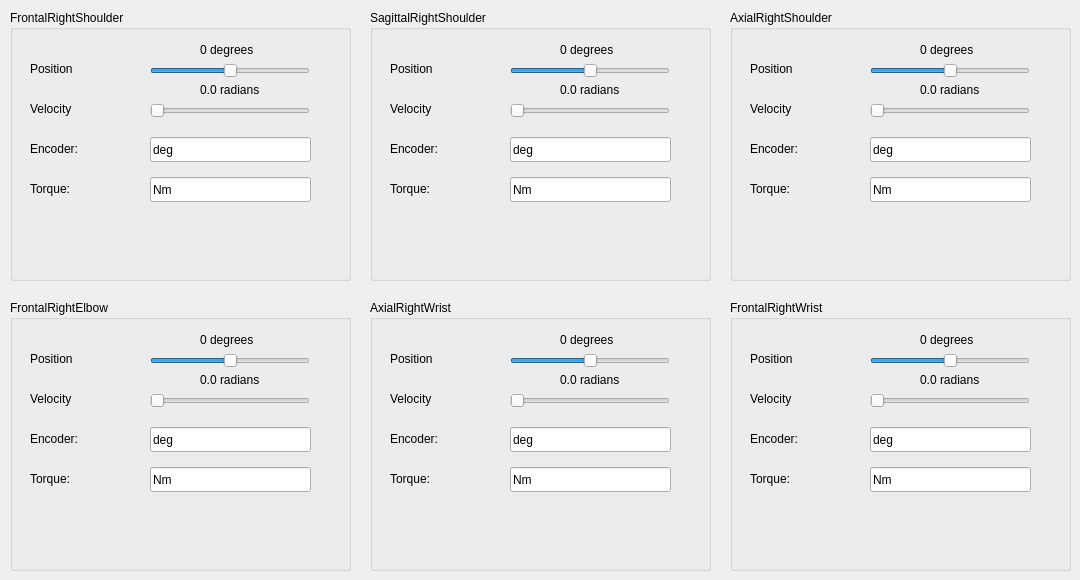
   <widget class="QWidget" name="rightArm_tab">
    <attribute name="title">
     <string>/rightArm</string>
    </attribute>
    <widget class="QGroupBox" name="frontalRightShoulder_groupBox">
     <property name="geometry">
      <rect>
       <x>10</x>
       <y>10</y>
       <width>341</width>
       <height>271</height>
      </rect>
     </property>
     <property name="title">
      <string>FrontalRightShoulder</string>
     </property>
     <widget class="QLabel" name="velocityFrontalRightShoulder_label">
      <property name="geometry">
       <rect>
        <x>20</x>
        <y>90</y>
        <width>67</width>
        <height>17</height>
       </rect>
      </property>
      <property name="text">
       <string>Velocity</string>
      </property>
     </widget>
     <widget class="QSlider" name="positionFrontalRightShoulder_slider">
      <property name="geometry">
       <rect>
        <x>140</x>
        <y>53</y>
        <width>160</width>
        <height>16</height>
       </rect>
      </property>
      <property name="maximum">
       <number>180</number>
      </property>
      <property name="sliderPosition">
       <number>90</number>
      </property>
      <property name="orientation">
       <enum>Qt::Horizontal</enum>
      </property>
     </widget>
     <widget class="QSlider" name="velocityFrontalRightShoulder_slider">
      <property name="geometry">
       <rect>
        <x>140</x>
        <y>93</y>
        <width>160</width>
        <height>16</height>
       </rect>
      </property>
      <property name="maximum">
       <number>100</number>
      </property>
      <property name="orientation">
       <enum>Qt::Horizontal</enum>
      </property>
     </widget>
     <widget class="QLabel" name="positionFrontalRightShoulder_label">
      <property name="geometry">
       <rect>
        <x>20</x>
        <y>50</y>
        <width>67</width>
        <height>17</height>
       </rect>
      </property>
      <property name="text">
       <string>Position</string>
      </property>
     </widget>
     <widget class="QLabel" name="velocityValueFrontalRightShoulder_label">
      <property name="geometry">
       <rect>
        <x>190</x>
        <y>70</y>
        <width>111</width>
        <height>20</height>
       </rect>
      </property>
      <property name="text">
       <string>0.0 radians</string>
      </property>
     </widget>
     <widget class="QLabel" name="positionValueFrontalRightShoulder_label">
      <property name="geometry">
       <rect>
        <x>190</x>
        <y>30</y>
        <width>111</width>
        <height>20</height>
       </rect>
      </property>
      <property name="text">
       <string>0 degrees</string>
      </property>
     </widget>
     <widget class="QLabel" name="torqueFrontalRightShoulder_label">
      <property name="geometry">
       <rect>
        <x>20</x>
        <y>170</y>
        <width>67</width>
        <height>17</height>
       </rect>
      </property>
      <property name="text">
       <string>Torque:</string>
      </property>
     </widget>
     <widget class="QLabel" name="encoderFrontalRightShoulder_label">
      <property name="geometry">
       <rect>
        <x>20</x>
        <y>130</y>
        <width>67</width>
        <height>17</height>
       </rect>
      </property>
      <property name="text">
       <string>Encoder:</string>
      </property>
     </widget>
     <widget class="QLineEdit" name="encoderFrontalRightShoulder_lineEdit">
      <property name="geometry">
       <rect>
        <x>140</x>
        <y>127</y>
        <width>161</width>
        <height>25</height>
       </rect>
      </property>
      <property name="text">
       <string>deg</string>
      </property>
     </widget>
     <widget class="QLineEdit" name="torqueFrontalRightShoulder_lineEdit">
      <property name="geometry">
       <rect>
        <x>140</x>
        <y>167</y>
        <width>161</width>
        <height>25</height>
       </rect>
      </property>
      <property name="text">
       <string>Nm</string>
      </property>
     </widget>
    </widget>
    <widget class="QGroupBox" name="sagittalRightShoulder_groupBox">
     <property name="geometry">
      <rect>
       <x>370</x>
       <y>10</y>
       <width>341</width>
       <height>271</height>
      </rect>
     </property>
     <property name="title">
      <string>SagittalRightShoulder</string>
     </property>
     <widget class="QLabel" name="velocitySagittalRightShoulder_label">
      <property name="geometry">
       <rect>
        <x>20</x>
        <y>90</y>
        <width>67</width>
        <height>17</height>
       </rect>
      </property>
      <property name="text">
       <string>Velocity</string>
      </property>
     </widget>
     <widget class="QSlider" name="positionSagittalRightShoulder_slider">
      <property name="geometry">
       <rect>
        <x>140</x>
        <y>53</y>
        <width>160</width>
        <height>16</height>
       </rect>
      </property>
      <property name="maximum">
       <number>180</number>
      </property>
      <property name="sliderPosition">
       <number>90</number>
      </property>
      <property name="orientation">
       <enum>Qt::Horizontal</enum>
      </property>
     </widget>
     <widget class="QSlider" name="velocitySagittalRightShoulder_slider">
      <property name="geometry">
       <rect>
        <x>140</x>
        <y>93</y>
        <width>160</width>
        <height>16</height>
       </rect>
      </property>
      <property name="maximum">
       <number>100</number>
      </property>
      <property name="orientation">
       <enum>Qt::Horizontal</enum>
      </property>
     </widget>
     <widget class="QLabel" name="positionSagittalRightShoulder_label">
      <property name="geometry">
       <rect>
        <x>20</x>
        <y>50</y>
        <width>67</width>
        <height>17</height>
       </rect>
      </property>
      <property name="text">
       <string>Position</string>
      </property>
     </widget>
     <widget class="QLabel" name="velocityValueSagittalRightShoulder_label">
      <property name="geometry">
       <rect>
        <x>190</x>
        <y>70</y>
        <width>111</width>
        <height>20</height>
       </rect>
      </property>
      <property name="text">
       <string>0.0 radians</string>
      </property>
     </widget>
     <widget class="QLabel" name="positionValueSagittalRightShoulder_label">
      <property name="geometry">
       <rect>
        <x>190</x>
        <y>30</y>
        <width>111</width>
        <height>20</height>
       </rect>
      </property>
      <property name="text">
       <string>0 degrees</string>
      </property>
     </widget>
     <widget class="QLabel" name="torqueSagittalRightShoulder_label">
      <property name="geometry">
       <rect>
        <x>20</x>
        <y>170</y>
        <width>67</width>
        <height>17</height>
       </rect>
      </property>
      <property name="text">
       <string>Torque:</string>
      </property>
     </widget>
     <widget class="QLabel" name="encoderSagittalRightShoulder_label">
      <property name="geometry">
       <rect>
        <x>20</x>
        <y>130</y>
        <width>67</width>
        <height>17</height>
       </rect>
      </property>
      <property name="text">
       <string>Encoder:</string>
      </property>
     </widget>
     <widget class="QLineEdit" name="encoderSagittalRightShoulder_lineEdit">
      <property name="geometry">
       <rect>
        <x>140</x>
        <y>127</y>
        <width>161</width>
        <height>25</height>
       </rect>
      </property>
      <property name="text">
       <string>deg</string>
      </property>
     </widget>
     <widget class="QLineEdit" name="torqueSagittalRightShoulder_lineEdit">
      <property name="geometry">
       <rect>
        <x>140</x>
        <y>167</y>
        <width>161</width>
        <height>25</height>
       </rect>
      </property>
      <property name="text">
       <string>Nm</string>
      </property>
     </widget>
    </widget>
    <widget class="QGroupBox" name="axialRightShoulder_groupBox">
     <property name="geometry">
      <rect>
       <x>730</x>
       <y>10</y>
       <width>341</width>
       <height>271</height>
      </rect>
     </property>
     <property name="title">
      <string>AxialRightShoulder</string>
     </property>
     <widget class="QLabel" name="velocityAxialRightShoulder_label">
      <property name="geometry">
       <rect>
        <x>20</x>
        <y>90</y>
        <width>67</width>
        <height>17</height>
       </rect>
      </property>
      <property name="text">
       <string>Velocity</string>
      </property>
     </widget>
     <widget class="QSlider" name="positionAxialRightShoulder_slider">
      <property name="geometry">
       <rect>
        <x>140</x>
        <y>53</y>
        <width>160</width>
        <height>16</height>
       </rect>
      </property>
      <property name="maximum">
       <number>180</number>
      </property>
      <property name="sliderPosition">
       <number>90</number>
      </property>
      <property name="orientation">
       <enum>Qt::Horizontal</enum>
      </property>
     </widget>
     <widget class="QLabel" name="positionAxialRightShoulder_label">
      <property name="geometry">
       <rect>
        <x>20</x>
        <y>50</y>
        <width>67</width>
        <height>17</height>
       </rect>
      </property>
      <property name="text">
       <string>Position</string>
      </property>
     </widget>
     <widget class="QSlider" name="velocityAxialRightShoulder_slider">
      <property name="geometry">
       <rect>
        <x>140</x>
        <y>93</y>
        <width>160</width>
        <height>16</height>
       </rect>
      </property>
      <property name="maximum">
       <number>100</number>
      </property>
      <property name="orientation">
       <enum>Qt::Horizontal</enum>
      </property>
     </widget>
     <widget class="QLabel" name="positionValueAxialRightShoulder_label">
      <property name="geometry">
       <rect>
        <x>190</x>
        <y>30</y>
        <width>111</width>
        <height>20</height>
       </rect>
      </property>
      <property name="text">
       <string>0 degrees</string>
      </property>
     </widget>
     <widget class="QLabel" name="velocityValueAxialRightShoulder_label">
      <property name="geometry">
       <rect>
        <x>190</x>
        <y>70</y>
        <width>111</width>
        <height>20</height>
       </rect>
      </property>
      <property name="text">
       <string>0.0 radians</string>
      </property>
     </widget>
     <widget class="QLabel" name="torqueAxialRightShoulder_label">
      <property name="geometry">
       <rect>
        <x>20</x>
        <y>170</y>
        <width>67</width>
        <height>17</height>
       </rect>
      </property>
      <property name="text">
       <string>Torque:</string>
      </property>
     </widget>
     <widget class="QLabel" name="encoderAxialRightShoulder_label">
      <property name="geometry">
       <rect>
        <x>20</x>
        <y>130</y>
        <width>67</width>
        <height>17</height>
       </rect>
      </property>
      <property name="text">
       <string>Encoder:</string>
      </property>
     </widget>
     <widget class="QLineEdit" name="encoderAxialRightShoulder_lineEdit">
      <property name="geometry">
       <rect>
        <x>140</x>
        <y>127</y>
        <width>161</width>
        <height>25</height>
       </rect>
      </property>
      <property name="text">
       <string>deg</string>
      </property>
     </widget>
     <widget class="QLineEdit" name="torqueAxialRightShoulder_lineEdit">
      <property name="geometry">
       <rect>
        <x>140</x>
        <y>167</y>
        <width>161</width>
        <height>25</height>
       </rect>
      </property>
      <property name="text">
       <string>Nm</string>
      </property>
     </widget>
    </widget>
    <widget class="QGroupBox" name="frontalRightElbow_groupBox">
     <property name="geometry">
      <rect>
       <x>10</x>
       <y>300</y>
       <width>341</width>
       <height>271</height>
      </rect>
     </property>
     <property name="title">
      <string>FrontalRightElbow</string>
     </property>
     <widget class="QLabel" name="velocityFrontalRightElbow_label">
      <property name="geometry">
       <rect>
        <x>20</x>
        <y>90</y>
        <width>67</width>
        <height>17</height>
       </rect>
      </property>
      <property name="text">
       <string>Velocity</string>
      </property>
     </widget>
     <widget class="QLabel" name="positionFrontalRightElbow_label">
      <property name="geometry">
       <rect>
        <x>20</x>
        <y>50</y>
        <width>67</width>
        <height>17</height>
       </rect>
      </property>
      <property name="text">
       <string>Position</string>
      </property>
     </widget>
     <widget class="QSlider" name="velocityFrontalRightElbow_slider">
      <property name="geometry">
       <rect>
        <x>140</x>
        <y>93</y>
        <width>160</width>
        <height>16</height>
       </rect>
      </property>
      <property name="maximum">
       <number>100</number>
      </property>
      <property name="orientation">
       <enum>Qt::Horizontal</enum>
      </property>
     </widget>
     <widget class="QSlider" name="positionFrontalRightElbow_slider">
      <property name="geometry">
       <rect>
        <x>140</x>
        <y>53</y>
        <width>160</width>
        <height>16</height>
       </rect>
      </property>
      <property name="maximum">
       <number>180</number>
      </property>
      <property name="sliderPosition">
       <number>90</number>
      </property>
      <property name="orientation">
       <enum>Qt::Horizontal</enum>
      </property>
     </widget>
     <widget class="QLabel" name="velocityValueFrontalRightElbow_label">
      <property name="geometry">
       <rect>
        <x>190</x>
        <y>70</y>
        <width>111</width>
        <height>20</height>
       </rect>
      </property>
      <property name="text">
       <string>0.0 radians</string>
      </property>
     </widget>
     <widget class="QLabel" name="positionValueFrontalRightElbow_label">
      <property name="geometry">
       <rect>
        <x>190</x>
        <y>30</y>
        <width>111</width>
        <height>20</height>
       </rect>
      </property>
      <property name="text">
       <string>0 degrees</string>
      </property>
     </widget>
     <widget class="QLabel" name="torqueFrontalRightElbow_label">
      <property name="geometry">
       <rect>
        <x>20</x>
        <y>170</y>
        <width>67</width>
        <height>17</height>
       </rect>
      </property>
      <property name="text">
       <string>Torque:</string>
      </property>
     </widget>
     <widget class="QLabel" name="encoderFrontalRightElbow_label">
      <property name="geometry">
       <rect>
        <x>20</x>
        <y>130</y>
        <width>67</width>
        <height>17</height>
       </rect>
      </property>
      <property name="text">
       <string>Encoder:</string>
      </property>
     </widget>
     <widget class="QLineEdit" name="encoderFrontalRightElbow_lineEdit">
      <property name="geometry">
       <rect>
        <x>140</x>
        <y>127</y>
        <width>161</width>
        <height>25</height>
       </rect>
      </property>
      <property name="text">
       <string>deg</string>
      </property>
     </widget>
     <widget class="QLineEdit" name="torqueFrontalRightElbow_lineEdit">
      <property name="geometry">
       <rect>
        <x>140</x>
        <y>167</y>
        <width>161</width>
        <height>25</height>
       </rect>
      </property>
      <property name="text">
       <string>Nm</string>
      </property>
     </widget>
    </widget>
    <widget class="QGroupBox" name="axialRightWrist_groupBox">
     <property name="geometry">
      <rect>
       <x>370</x>
       <y>300</y>
       <width>341</width>
       <height>271</height>
      </rect>
     </property>
     <property name="title">
      <string>AxialRightWrist</string>
     </property>
     <widget class="QLabel" name="velocityAxialRightWrist_label">
      <property name="geometry">
       <rect>
        <x>20</x>
        <y>90</y>
        <width>67</width>
        <height>17</height>
       </rect>
      </property>
      <property name="text">
       <string>Velocity</string>
      </property>
     </widget>
     <widget class="QLabel" name="positionAxialRightWrist_label">
      <property name="geometry">
       <rect>
        <x>20</x>
        <y>50</y>
        <width>67</width>
        <height>17</height>
       </rect>
      </property>
      <property name="text">
       <string>Position</string>
      </property>
     </widget>
     <widget class="QSlider" name="positionAxialRightWrist_slider">
      <property name="geometry">
       <rect>
        <x>140</x>
        <y>53</y>
        <width>160</width>
        <height>16</height>
       </rect>
      </property>
      <property name="maximum">
       <number>180</number>
      </property>
      <property name="sliderPosition">
       <number>90</number>
      </property>
      <property name="orientation">
       <enum>Qt::Horizontal</enum>
      </property>
     </widget>
     <widget class="QSlider" name="velocityAxialRightWrist_slider">
      <property name="geometry">
       <rect>
        <x>140</x>
        <y>93</y>
        <width>160</width>
        <height>16</height>
       </rect>
      </property>
      <property name="maximum">
       <number>100</number>
      </property>
      <property name="orientation">
       <enum>Qt::Horizontal</enum>
      </property>
     </widget>
     <widget class="QLabel" name="velocityValueAxialRightWrist_label">
      <property name="geometry">
       <rect>
        <x>190</x>
        <y>70</y>
        <width>111</width>
        <height>20</height>
       </rect>
      </property>
      <property name="text">
       <string>0.0 radians</string>
      </property>
     </widget>
     <widget class="QLabel" name="positionValueAxialRightWrist_label">
      <property name="geometry">
       <rect>
        <x>190</x>
        <y>30</y>
        <width>111</width>
        <height>20</height>
       </rect>
      </property>
      <property name="text">
       <string>0 degrees</string>
      </property>
     </widget>
     <widget class="QLabel" name="torqueAxialRightWrist_label">
      <property name="geometry">
       <rect>
        <x>20</x>
        <y>170</y>
        <width>67</width>
        <height>17</height>
       </rect>
      </property>
      <property name="text">
       <string>Torque:</string>
      </property>
     </widget>
     <widget class="QLabel" name="encoderAxialRightWrist_label">
      <property name="geometry">
       <rect>
        <x>20</x>
        <y>130</y>
        <width>67</width>
        <height>17</height>
       </rect>
      </property>
      <property name="text">
       <string>Encoder:</string>
      </property>
     </widget>
     <widget class="QLineEdit" name="encoderAxialRightWrist_lineEdit">
      <property name="geometry">
       <rect>
        <x>140</x>
        <y>127</y>
        <width>161</width>
        <height>25</height>
       </rect>
      </property>
      <property name="text">
       <string>deg</string>
      </property>
     </widget>
     <widget class="QLineEdit" name="torqueAxialRightWrist_lineEdit">
      <property name="geometry">
       <rect>
        <x>140</x>
        <y>167</y>
        <width>161</width>
        <height>25</height>
       </rect>
      </property>
      <property name="text">
       <string>Nm</string>
      </property>
     </widget>
    </widget>
    <widget class="QGroupBox" name="frontalRightWrist_groupBox">
     <property name="geometry">
      <rect>
       <x>730</x>
       <y>300</y>
       <width>341</width>
       <height>271</height>
      </rect>
     </property>
     <property name="title">
      <string>FrontalRightWrist</string>
     </property>
     <widget class="QLabel" name="velocityFrontalRightWrist_label">
      <property name="geometry">
       <rect>
        <x>20</x>
        <y>90</y>
        <width>67</width>
        <height>17</height>
       </rect>
      </property>
      <property name="text">
       <string>Velocity</string>
      </property>
     </widget>
     <widget class="QLabel" name="positionFrontalRightWrist_label">
      <property name="geometry">
       <rect>
        <x>20</x>
        <y>50</y>
        <width>67</width>
        <height>17</height>
       </rect>
      </property>
      <property name="text">
       <string>Position</string>
      </property>
     </widget>
     <widget class="QSlider" name="positionFrontalRightWrist_slider">
      <property name="geometry">
       <rect>
        <x>140</x>
        <y>53</y>
        <width>160</width>
        <height>16</height>
       </rect>
      </property>
      <property name="maximum">
       <number>180</number>
      </property>
      <property name="sliderPosition">
       <number>90</number>
      </property>
      <property name="orientation">
       <enum>Qt::Horizontal</enum>
      </property>
     </widget>
     <widget class="QSlider" name="velocityFrontalRightWrist_slider">
      <property name="geometry">
       <rect>
        <x>140</x>
        <y>93</y>
        <width>160</width>
        <height>16</height>
       </rect>
      </property>
      <property name="maximum">
       <number>100</number>
      </property>
      <property name="orientation">
       <enum>Qt::Horizontal</enum>
      </property>
     </widget>
     <widget class="QLabel" name="velocityValueFrontalRightWrist_label">
      <property name="geometry">
       <rect>
        <x>190</x>
        <y>70</y>
        <width>111</width>
        <height>20</height>
       </rect>
      </property>
      <property name="text">
       <string>0.0 radians</string>
      </property>
     </widget>
     <widget class="QLabel" name="positionValueFrontalRightWrist_label">
      <property name="geometry">
       <rect>
        <x>190</x>
        <y>30</y>
        <width>111</width>
        <height>20</height>
       </rect>
      </property>
      <property name="text">
       <string>0 degrees</string>
      </property>
     </widget>
     <widget class="QLabel" name="torqueFrontalRightWrist_label">
      <property name="geometry">
       <rect>
        <x>20</x>
        <y>170</y>
        <width>67</width>
        <height>17</height>
       </rect>
      </property>
      <property name="text">
       <string>Torque:</string>
      </property>
     </widget>
     <widget class="QLabel" name="encoderFrontalRightWrist_label">
      <property name="geometry">
       <rect>
        <x>20</x>
        <y>130</y>
        <width>67</width>
        <height>17</height>
       </rect>
      </property>
      <property name="text">
       <string>Encoder:</string>
      </property>
     </widget>
     <widget class="QLineEdit" name="encoderFrontalRightWrist_lineEdit">
      <property name="geometry">
       <rect>
        <x>140</x>
        <y>127</y>
        <width>161</width>
        <height>25</height>
       </rect>
      </property>
      <property name="text">
       <string>deg</string>
      </property>
     </widget>
     <widget class="QLineEdit" name="torqueFrontalRightWrist_lineEdit">
      <property name="geometry">
       <rect>
        <x>140</x>
        <y>167</y>
        <width>161</width>
        <height>25</height>
       </rect>
      </property>
      <property name="text">
       <string>Nm</string>
      </property>
     </widget>
    </widget>
   </widget>
